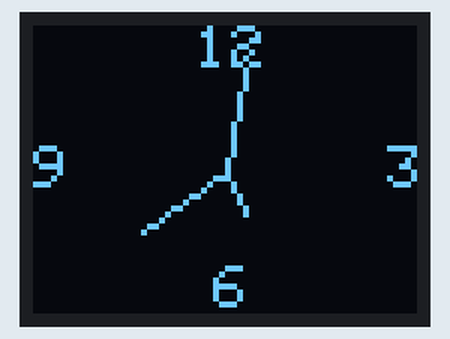
This sketch was run on a simulated Arduino Uno, built with avr-gcc and run on an emulated ATmega328P. On the bench: 64×48 one-colour display. The display library's start-up logo is not drawn.

Above: at 1.1 s.
At 5.1 s:
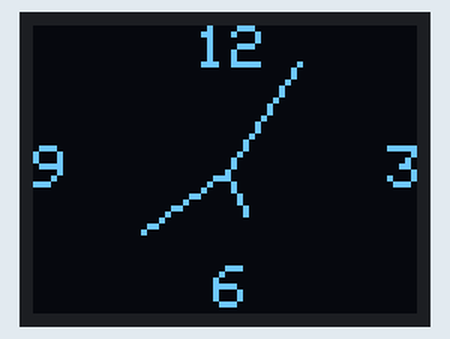
At 9.1 s:
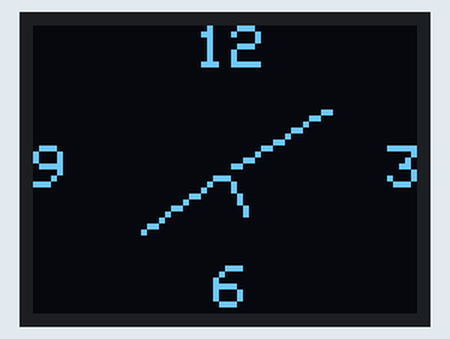
At 16.1 s:
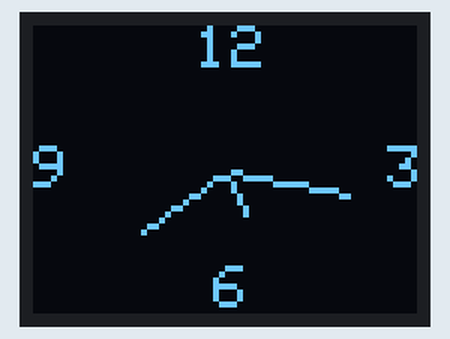
At 23.1 s:
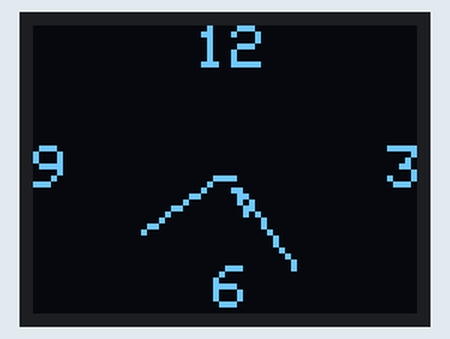
At 38.1 s:
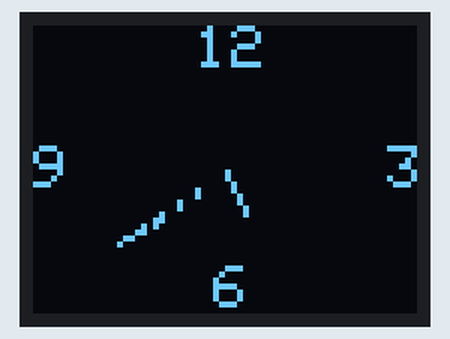

The sketch:

MicroviewClock.ino
```cpp
#include <MicroView.h>
#include <Time.h>

#define clocksize 24

void setup() {
	uView.begin();		// begin of MicroView
	uView.clear(ALL);	// erase hardware memory inside the OLED controller
	uView.display();	// display the content in the buffer memory, by default it is the MicroView logo
	setTime(17,39,01,07,1,2014);
	delay(700);
	uView.clear(PAGE);	// erase the memory buffer, when next uView.display() is called, the OLED will be cleared.
}

void loop() {
	int i;
	static double counter=99999;
	static unsigned long mSec=millis()+1000;
	static uint8_t x0,y0,x1,y1;
	static float degresshour,degressmin,degresssec,hourx,houry,minx,miny,secx,secy;
	static boolean drawnFirst=false;

	uView.setFontType(0); 		// set font type 0, please see declaration in MicroView.cpp
	uView.setCursor(27,0);		// points cursor to x=27 y=0
	uView.print(12);
	uView.setCursor(30,uView.getLCDHeight()-uView.getFontHeight());
	uView.print(6);
	uView.setCursor(0,uView.getLCDHeight() /2-(uView.getFontHeight()/2));
	uView.print(9);
	uView.setCursor(uView.getLCDWidth()-uView.getFontWidth(),uView.getLCDHeight()/2-(uView.getFontHeight()/2));
	uView.print(3);
	uView.display();			// display the memory buffer drawn

	while ((second() % 11 )!=0) {
		if (mSec!=(unsigned long)second()) {
			if (drawnFirst) {
				uView.line(32,24,32+hourx,24+houry,WHITE,XOR);
				uView.line(32,24,32+minx,24+miny,WHITE,XOR);
				uView.line(32,24,32+secx,24+secy,WHITE,XOR);
			}

			degresshour = (((hour() * 360) / 12) + 270) * (PI / 180);
			degressmin = (((minute() * 360) / 60) + 270) * (PI / 180);
			degresssec = (((second() * 360) / 60) + 270) * (PI / 180);

			hourx = cos(degresshour) * (clocksize / 2.5);
			houry = sin(degresshour) * (clocksize / 2.5);

			minx = cos(degressmin) * (clocksize / 1.4);
			miny = sin(degressmin) * (clocksize / 1.4);

			secx = cos(degresssec) * (clocksize / 1.1);
			secy = sin(degresssec) * (clocksize / 1.1);


			uView.line(32,24,32+hourx,24+houry,WHITE,XOR);
			uView.line(32,24,32+minx,24+miny,WHITE,XOR);
			uView.line(32,24,32+secx,24+secy,WHITE,XOR);
			drawnFirst=true;
			uView.display();

			mSec=second();
		}
	}
}
```

Measured:
- what the display in image 0 shows lasts 1.0 s, from 1.0 s to 2.0 s
- what the display in image 2 shows lasts 2.0 s, from 9.0 s to 11.0 s
